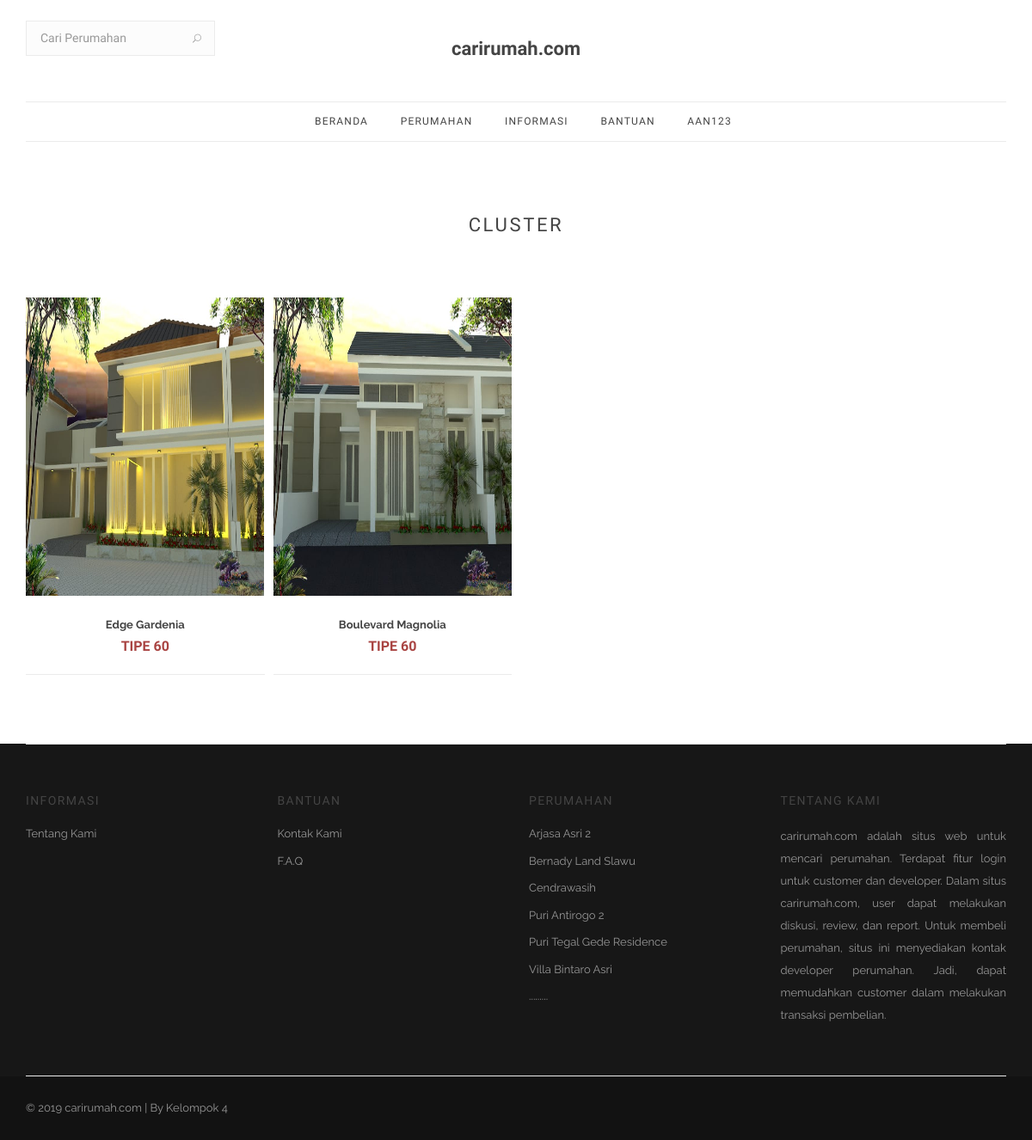
Screenshot of /home/index_customer.php?p=dashboard/dashboard_cus&KD_PERUM=5 (signed in) with the database file from the repository.
### tables this page shows
CREATE TABLE `cluster` (
  `KD_CLUSTER` int(4) NOT NULL,
  `KD_PERUM` int(4) NOT NULL,
  `NAMA_CLUSTER` varchar(100) DEFAULT NULL,
  `TIPE` int(4) DEFAULT NULL,
  `LUAS_TANAH` int(4) DEFAULT NULL,
  `STOK` int(4) DEFAULT NULL,
  `HARGA` bigint(20) DEFAULT NULL,
  `FASILITAS` varchar(1000) DEFAULT NULL,
  `GAMBAR` varchar(100) DEFAULT NULL,
  `GAMBAR1` varchar(100) DEFAULT NULL,
  `GAMBAR2` varchar(100) DEFAULT NULL
);

CREATE TABLE `perum` (
  `KD_PERUM` int(4) NOT NULL,
  `KD_PT` int(4) NOT NULL,
  `NAMA_PERUM` varchar(100) DEFAULT NULL,
  `LOKASI` varchar(100) DEFAULT NULL,
  `GAMBAR_PERUM` varchar(100) DEFAULT NULL
);

### home/inc/navbar_customer.php (the view, shortened to what this page needs)
<header class="nav-type-1">
    <nav class="navbar navbar-static-top">
      <div class="navigation">
        <div class="container relative">
          <div class="row">
            <div class="header-wrap">
              <div class="header-wrap-holder">
                <div class="nav-search hidden-sm hidden-xs">
                  <form method="get" name="cari" action="index.php">
                    <input type="text" name="judul" class="form-control" placeholder="Cari Perumahan">
                    <button name="cari" type="submit" class="search-button">
                      <i class="icon icon_search"></i>
                    </button>
                  </form>
                </div>
                <div class="logo-container">
                  <div class="logo-wrap text-center">
                    <a href="index_customer.php">
                      <h4 class="logo"><b>carirumah.com</b><h4>
                    </a>
                  </div>
                </div>
                <div class="nav-cart-wrap hidden-sm hidden-xs">
                </div>
              </div>
            </div>
            <div class="nav-wrap">
              <div class="collapse navbar-collapse" id="navbar-collapse">
                <ul class="nav navbar-nav">
                  <li class="dropdown">
                    <a href="index_customer.php">Beranda</a>
                  </li>
                  <li class="dropdown">
                    <a href="#" class="dropdown-toggle" data-toggle="dropdown">Perumahan</a>
                  </li>
                  <li class="dropdown">
                    <a href="#">Informasi</a>
                  </li>
                  <li class="dropdown">
                    <a href="#">Bantuan</a>
                  </li>
            <li class="dropdown">
                <a><?php echo $_SESSION['USERNAME'];?></a>
              </li>
                </ul>
              </div>
            </div>
          </div>
        </div>
      </div>
    </nav>
  </header>

### home/pages/dashboard/dashboard_cus.php (shortened to what this page needs)
<?php
  if(!isset($_GET['cari'])){
    $KD_PERUM = $_GET['KD_PERUM'];
    $new = "SELECT perum.KD_PERUM, perum.NAMA_PERUM, perum.LOKASI, cluster.KD_CLUSTER, cluster.NAMA_CLUSTER, cluster.TIPE, cluster.STOK, cluster.HARGA, cluster.FASILITAS, cluster.GAMBAR
    FROM cluster
    INNER JOIN perum
    ON cluster.KD_PERUM=perum.KD_PERUM
    WHERE perum.KD_PERUM='$KD_PERUM'";
    $rsNew = mysqli_query($konek, $new);
?>
    <section class="section-wrap new-arrivals pb-40">
      <div class="container">
        <div class="row heading-row">
          <div class="col-md-12 text-center">
            <h2 class="heading uppercase"><small>CLUSTER</small></h2>
          </div>
        </div>
        <div class="row row-10">
          <?php while($row=mysqli_fetch_assoc($rsNew)){ ?>
            <div class="col-md-3 col-xs-12 animated-from-left">
              <div class="product-item">
                <div class="product-img">
                  <a href="#">
                    <img src="img/<?php echo $row['GAMBAR']; ?>" alt="" style="height:347px; width:277px;">
                  </a>
                </div>
                <div class="product-details">
                  <h3>
                    <a class="product-title" href="?p=bukudetail/buku_detail_cus&KD_CLUSTER=<?php echo $row['KD_CLUSTER']; ?>"><b><?php echo substr($row['NAMA_CLUSTER'], 0, 35); if(strlen($row['NAMA_CLUSTER'])>35) echo  "..." ?></b></a>
                  </h3>
                  <span class="price">
                    <ins>
                      <span class="ammount text-danger">
                        <?php
                          $harga = number_format($row['TIPE']);
                          echo " TIPE ".$harga;
                        ?>
                      </span>
                    </ins>
                  </span>
                </div>
              </div>
            </div>
          <?php } ?>
        </div>
      </div>
    </section>
  <?php } ?>

### home/inc/footer.php (shortened to what this page needs)
<?php
  $katfoot="SELECT * FROM perum ORDER BY NAMA_PERUM LIMIT 6";
  $rsKatFoot=mysqli_query($konek, $katfoot);
?>
    <footer class="footer footer-type-1 bg-dark">
      <div class="container">
        <div class="footer-widgets top-bottom-dividers pb-mdm-20">
          <div class="row">
            <div class="col-md-3 col-sm-4 col-xs-4 col-xxs-12">
              <div class="widget footer-links">
                <h5 class="widget-title uppercase">Informasi</h5>
                <ul class="list-no-dividers">
                  <li><a href="?p=about">Tentang Kami</a></li>
                </ul>
              </div>
            </div>
            <div class="col-md-3 col-sm-4 col-xs-4 col-xxs-12">
              <div class="widget footer-links">
                <h5 class="widget-title uppercase">Bantuan</h5>
                <ul class="list-no-dividers">
                  <li><a href="?p=contact">Kontak Kami</a></li>
                  <li><a href="?p=faq">F.A.Q</a></li>
                </ul>
              </div>
            </div>
            <div class="col-md-3 col-sm-4 col-xs-4 col-xxs-12">
              <div class="widget footer-links">
                <h5 class="widget-title uppercase">Perumahan</h5>
                <ul class="list-no-dividers">
                  <?php while($row=mysqli_fetch_assoc($rsKatFoot)){ ?>
                    <li><a href="?p=buku&KD_PERUM=<?php echo $row['KD_PERUM']; ?>&halaman=1"><?php echo $row['NAMA_PERUM']; ?></a></li>
                  <?php } ?>
                  <li>.........</li>
                </ul>
              </div>
            </div>
            <div align="justify" class="col-md-3 col-sm-6 col-xs-12">
              <div class="widget">
                <h5 class="widget-title uppercase">tentang kami</h5>
                <p class="mb-0">
                carirumah.com adalah situs web untuk mencari perumahan. Terdapat fitur login untuk customer dan developer. Dalam situs carirumah.com, user dapat melakukan diskusi, review, dan report. Untuk membeli perumahan, situs ini menyediakan kontak developer perumahan. Jadi, dapat memudahkan customer dalam melakukan transaksi pembelian.
                </p>
              </div>
            </div>
          </div>
        </div>
      </div>
      <div class="bottom-footer bg-dark">
        <div class="container">
          <div class="row">
            <div class="col-sm-4 copyright sm-text-center">
              <span>
                &copy; 2019 carirumah.com | By Kelompok 4
              </span>
            </div>
            <div class="col-sm-4 text-center">
            </div>
          </div>
        </div>
      </div>
    </footer>

### rows the page displays
cluster: GAMBAR (picture), NAMA_CLUSTER "Edge Gardenia", TIPE "60"
cluster: GAMBAR (picture), NAMA_CLUSTER "Boulevard Magnolia", TIPE "60"
perum: NAMA_PERUM "Arjasa Asri 2"
perum: NAMA_PERUM "Bernady Land Slawu"
perum: NAMA_PERUM "Cendrawasih"
perum: NAMA_PERUM "Puri Antirogo 2"
perum: NAMA_PERUM "Puri Tegal Gede Residence"
perum: NAMA_PERUM "Villa Bintaro Asri"

### other values shown
$_SESSION['USERNAME'] "AAN123"
